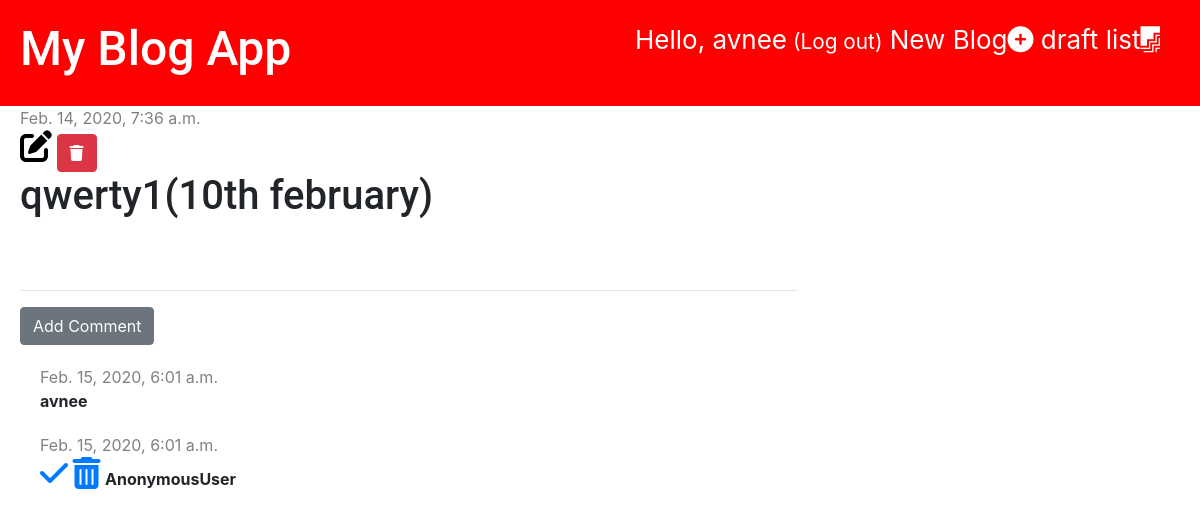
/post/2 (signed in), run on the app's committed database.
### my_site/models.py (models this page shows, shortened)
class Post(models.Model):
    author= models.ForeignKey('auth.User', on_delete=models.CASCADE)
    title=models.CharField(max_length=200)
    text=models.TextField()
    created_date=models.DateTimeField(default=timezone.now)
    published_date= models.DateTimeField(blank=True, null=True)

class Comment(models.Model):
    post = models.ForeignKey('my_site.Post',on_delete=models.CASCADE,related_name='comments')
    author = models.CharField(max_length=200)
    text= models.TextField()
    created_date = models.DateTimeField(default=timezone.now)
    approved = models.BooleanField(default=False)

### my_site/views.py (the view)
# urls.py: path('post/<int:pk>',views.post_detail,name='post_detail'),
def post_detail(request,pk):
    post=get_object_or_404(Post, pk=pk)
    stuff_for_frontend = {'post': post}
    return render(request,'my_site/post_detail.html',stuff_for_frontend)

### my_site/templatetags/markdownify.py (called while the page is built)
@register.filter
def markdown(value):
    renderer = HighlightRenderer()
    markdown = mistune.Markdown(renderer=renderer)
    return markdown(value)

### templates/my_site/post_detail.html (shortened to what this page needs)
{% extends 'base.html' %}
{% load markdownify %}
{% block content %}
    <div class="post">
        {% if post.published_date %}
            <div class="date">
                {{ post.published_date }}
            </div>
        {% else %}
            <a href="{% url 'post_publish' pk=post.pk %}" class="btn btn-primary">Publish</a>
        {% endif %}
        {% if user.is_authenticated %}
            <a href="{% url 'post_edit' pk=post.pk %}"><i class="fas fa-edit fa-2x" style="color: #000000"></i></a>
        {% endif %}
        <a href="{% url 'post_delete' pk=post.pk %}" class="btn btn-danger"
           onclick="return confirm('Are u sure u want to delete this post')">
            <i class="fas fa-trash"></i>
        </a>
        <h1>{{ post.title }}</h1>
    </div>
    <hr>
    <a href="{% url 'add_comment' pk=post.pk %}" class="btn btn-secondary">Add Comment</a>
    {% for comment in post.comments.all %}
        {% if user.is_authenticated or comment.approved %}
            <div class="comment">
                <div class="date">
                    {{ comment.created_date }}
                </div>
                {% if not comment.approved and user.is_superuser %}
                    <a href="{% url 'approve_comment' pk=comment.pk %}"><i class="fas fa-check fa-2x"></i></a>
                    <a href="{% url 'remove_comment' pk=comment.pk %}"><i class="fas fa-trash-alt fa-2x"></i></a>
                {% endif %}
                <strong>{{ comment.author }}</strong>
            </div>
        {% endif %}
    {% empty %}
        <p>No Comments yet...</p>
    {% endfor %}
{% endblock %}

### templates/base.html (shortened to what this page needs)
<!DOCTYPE html>
{% load static %}
<html lang="en">
<head>
    <link rel="stylesheet" href="{% static 'css/blog.css' %}">
    <link rel="stylesheet" href="https://stackpath.bootstrapcdn.com/bootstrap/4.4.1/css/bootstrap.min.css">
    <link rel="stylesheet" href="{% static 'css/zenburn.css' %}"></link>
</head>
<body>
<div class="page-header">
    {% if user.is_authenticated %}
        <div class="top-menu">
            <a>Hello, {{ user.username }}<small><a href="{% url 'logout' %}"> (Log out)</a></small></a>
            <a href="{% url 'post_new' %}">New Blog<i class="fas fa-plus-circle"></i></a>
            <a href="{% url 'post_draft' %}">draft list<i class="fab fa-firstdraft"></i></a>
        </div>
    {% else %}
        <a href="{% url 'login' %}" class="top-menu"><i class="fas fa-sign-in-alt fa-2x"></i></a>
    {% endif %}
    <h1><a href="{% url "post_list" %}" class="">My Blog App</a></h1>
</div>
<div class="content-container">
    <div class="row">
        <div class="col-md-8">
            {% block content %}
            {% endblock %}
        </div>
    </div>
</div>
</body>
</html>

### static/css/blog.css (style rules this page uses)
.page-header { background-color: #ff0000; margin-top: 0; padding: 20px 20px 20px 20px; }
.page-header h1, .page-header h1 a { color: #ffffff; font-size: 36pt; text-decoration: none; }
.content-container { margin-left: 20px; }
h1,h2,h3 { font-family: 'Roboto', 'inherit', 'Droid Sans', serif; font-size: 48px; }
.date { color: gray; }
.post { margin-bottom: 70px; }
.top-menu { color: white; float: right; font-size: 26px; margin-right: 20px; }
.top-menu a,.top-menu a:hover { color: white; }
.comment { margin: 20px 0px 20px 20px; }

### data on the page
Post: published_date "Feb. 14, 2020, 7:36 a.m.", title "qwerty1(10th february)"
Comment: created_date "Feb. 15, 2020, 6:01 a.m.", author "avnee"
Comment: created_date "Feb. 15, 2020, 6:01 a.m.", approved False (drawn), author "AnonymousUser"

### other printed values
{{ user.username }} "avnee"
